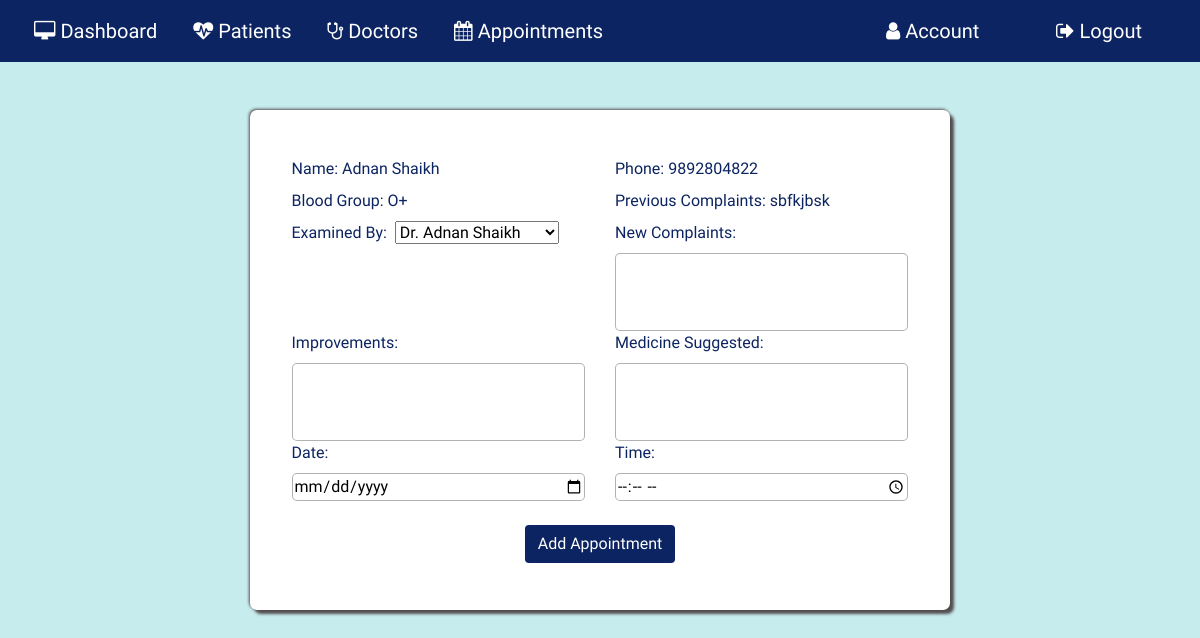
Page /addappointment/2 (signed in) on the earlier database version.
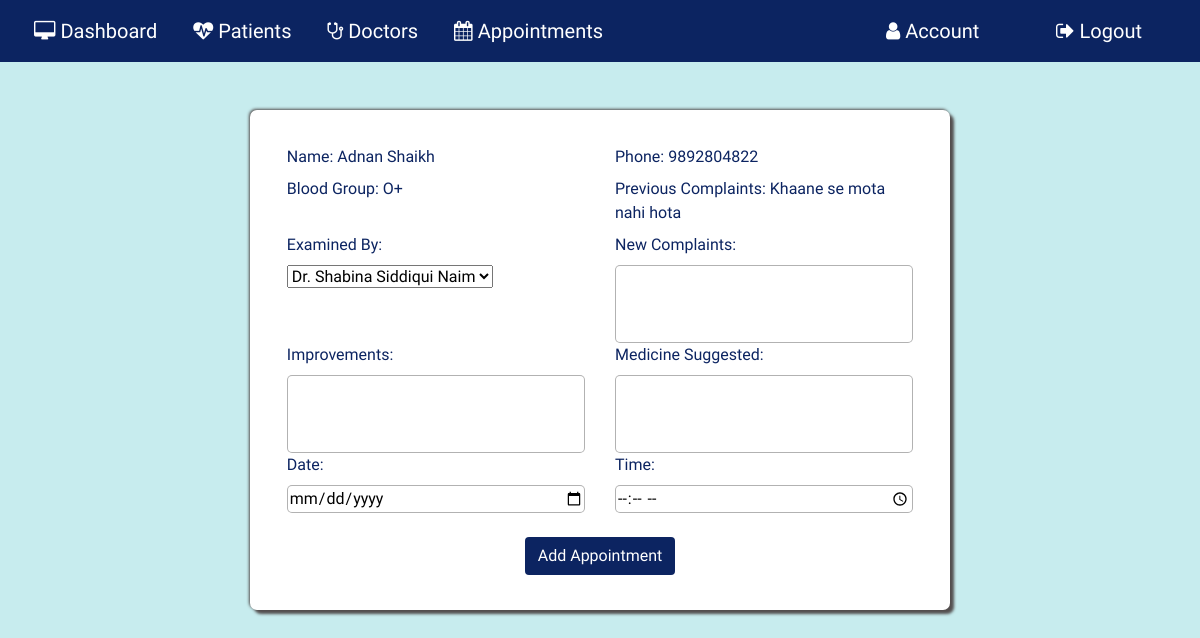
Same page on the later database version.
### application/routes.py (models this page shows, shortened)
class Patient(db.Model):
  __tablename__ = 'Patient'
  id = db.Column(db.Integer, primary_key=True)
  pname = db.Column(db.String(20))
  age= db.Column(db.String(20))
  phone=db.Column(db.String(20))
  gender=db.Column(db.String(10))
  bgroup=db.Column(db.String(5))
  state=db.Column(db.String(15))
  address=db.Column(db.String(100))
  mstatus=db.Column(db.String(10))
  complaint=db.Column(db.String(5000))
  improvement=db.Column(db.String(5000))
  medicine_suggested=db.Column(db.String(5000))
  pat_image = db.Column(db.String(20), nullable=False, default='default.jpg')

### application/routes.py (the view, shortened to what this page needs)
@app.route('/addappointment/<id>',methods=['POST','GET'])
def addappointment(id):
  if 'username' in session:
    addapp = Patient.query.filter_by(id=id).first()
    docdetail= Doctor.query.all()
  return render_template('addappointment.html',addapp=addapp, docdetail=docdetail)

### application/templates/addappointment.html
{% extends 'layout.html' %}{% include 'includes/nav.html' %} {% block content%}
<section id="addapp">
  <div class="addapp-container mt-5">
    <form action="" method="POST">
      <div class="row">
        <div class="col-6">
          <label for="">Name:&nbsp;{{ addapp.pname }}</label>
        </div>
        <div class="col-6">
          <label for="">Phone:&nbsp;{{addapp.phone}}</label>
        </div>
      </div>
      <div class="row">
        <div class="col-6">
          <label for="">Blood Group:&nbsp;{{ addapp.bgroup }}</label>
        </div>
        <div class="col-6">
          <label for="">Previous Complaints:&nbsp;{{addapp.complaint}}</label>
        </div>
      </div>
      <div class="row">
        <div class="col-6">
          <label for="examinedby">Examined By:&nbsp;</label>
          <select name="examinedby" id="examinedby">
            {% for i in docdetail %}
            <option value="{{ i.dname }}">{{ i.dname }}</option>
            {% endfor %}
          </select>
        </div>
        <div class="col-6">
          <label for="complaint">New Complaints:&nbsp;</label>
          <textarea name="complaint" id="" cols="15" rows="3"></textarea>
        </div>
      </div>
      <div class="row">
        <div class="col-6">
          <label for="improvements">Improvements:&nbsp;</label>
          <textarea name="improvements" id="" cols="15" rows="3"></textarea>
        </div>
        <div class="col-6">
          <label for="medicine_suggested">Medicine Suggested:&nbsp;</label>
          <textarea
            name="medicine_suggested"
            id=""
            cols="15"
            rows="3"
          ></textarea>
        </div>
      </div>
      <div class="row">
        <div class="col-6">
          <label for="date">Date:&nbsp;</label>
          <input name="date" type="date" />
        </div>
        <div class="col-6">
          <label for="time">Time:&nbsp;</label>
          <input name="time" type="time" />
        </div>
      </div>
      <div class="row mt-4 justify-content-center">
        <button class="btn addapp-btn" type="submit">Add Appointment</button>
      </div>
    </form>
  </div>
</section>
{% endblock content%}

Differences in the rows shown:
changed Patient "Adnan Shaikh": complaint "sbfkjbsk" → "Khaane se mota nahi hota"
Other differences:
form field examinedby: "Dr. Adnan Shaikh" → "Dr. Shabina Siddiqui Naim"
